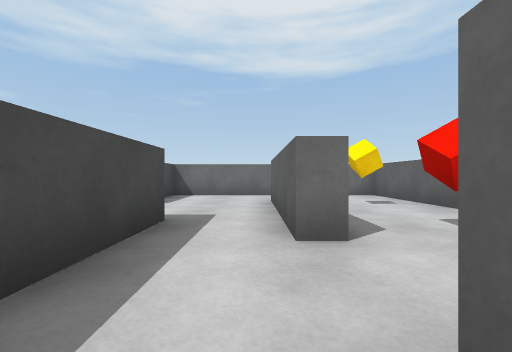
[1] (above)

24 first-person views from a walk through a scene from a Unity 3-D project. The camera is 0.62 m above the floor, looks level and sees 90° across. The floor is counted in squares, 1 m on a side. Each view is taken from the middle of a square. On the plan, view 1 faces up. The plan holds only what a view shows up to about 9 squares ahead; the rest is blank. The player character is not drawn.

[2]
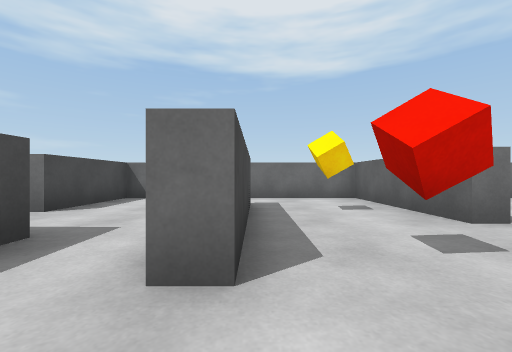

[3]
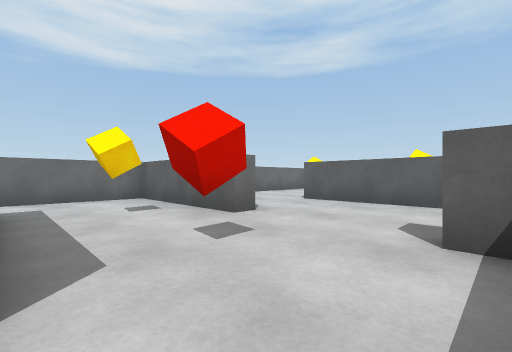

[4]
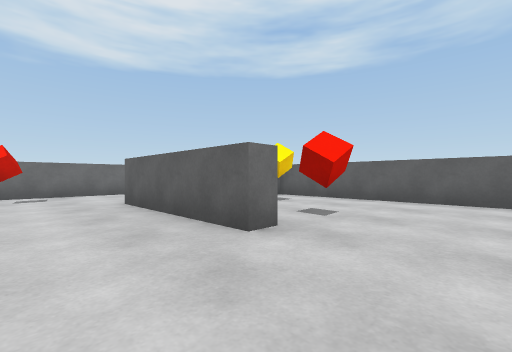

[5]
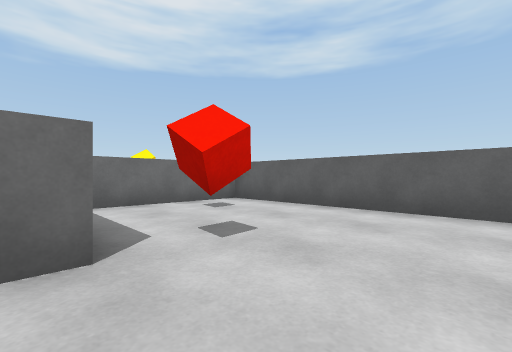

[6]
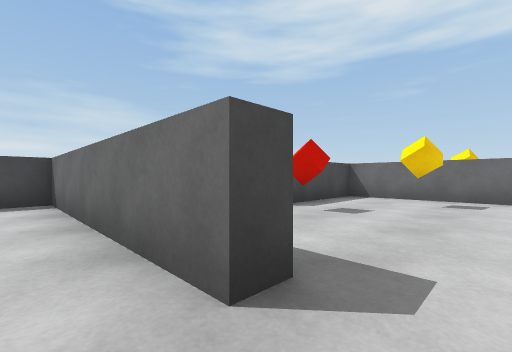

[7]
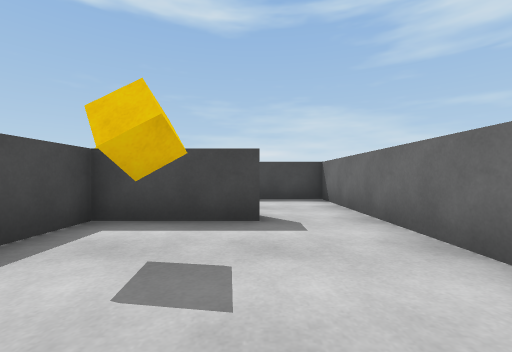

[8]
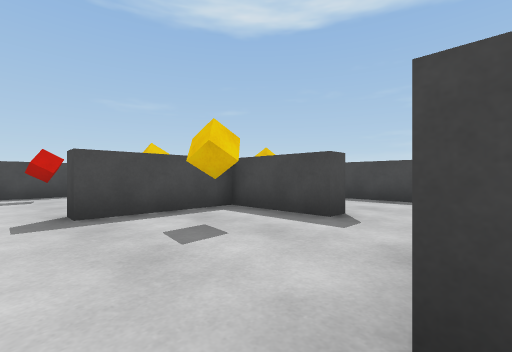

[9]
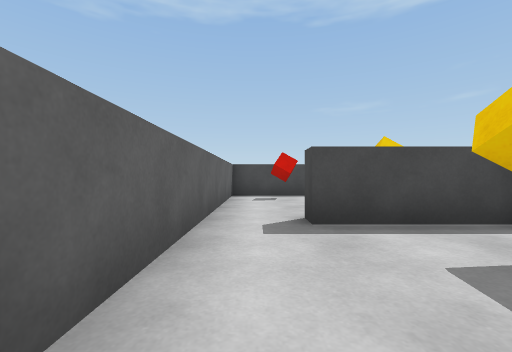

[10]
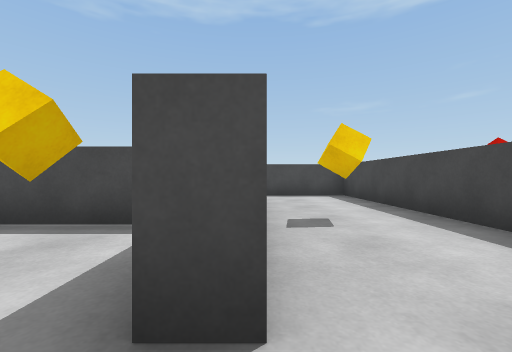

[11]
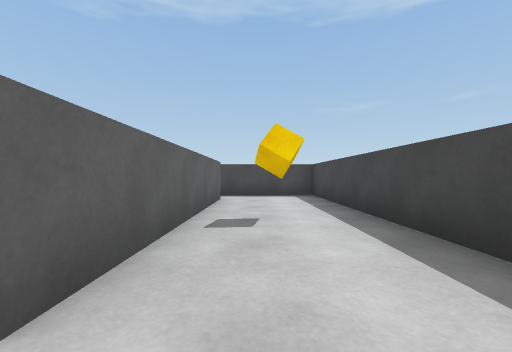

[12]
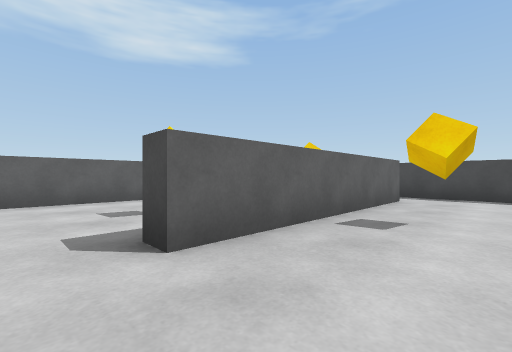

[13]
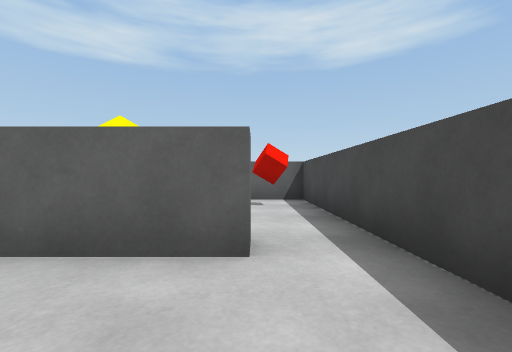

[14]
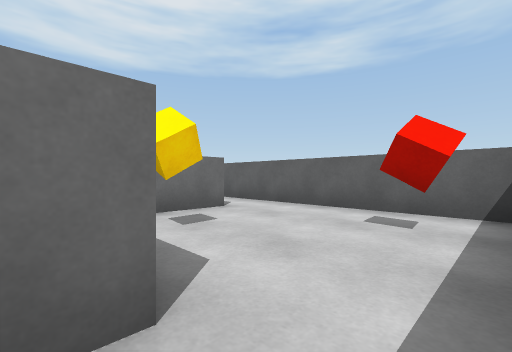

[15]
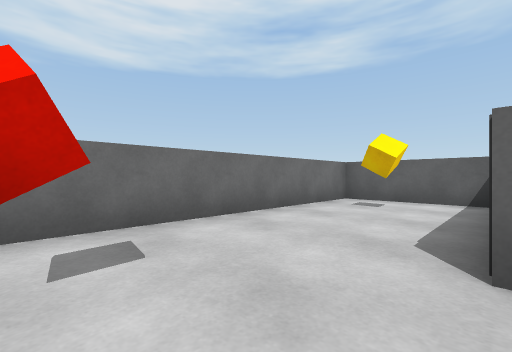

[16]
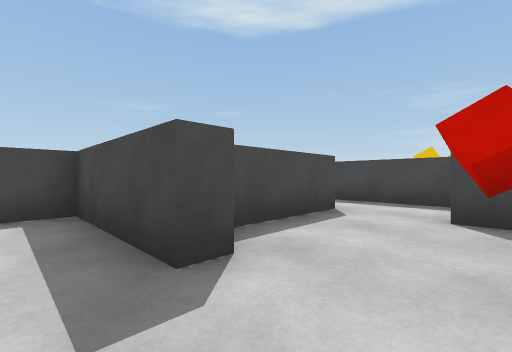

[17]
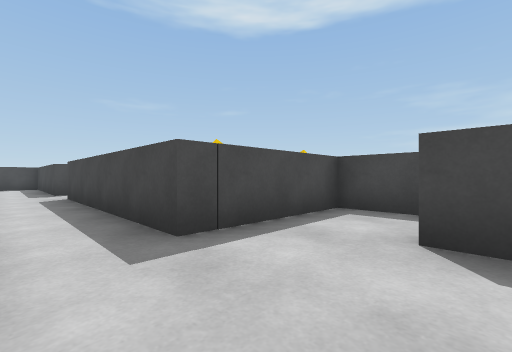

[18]
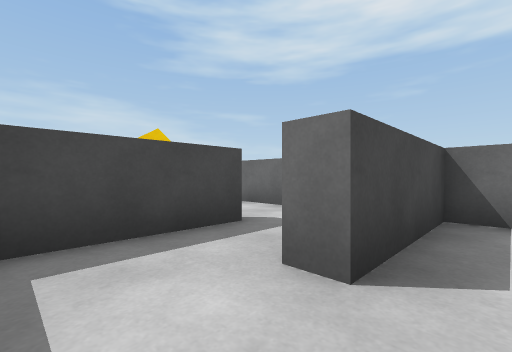

[19]
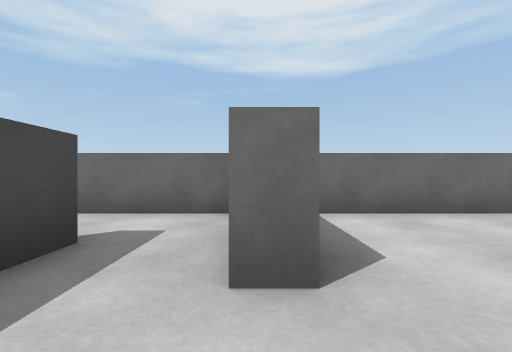

[20]
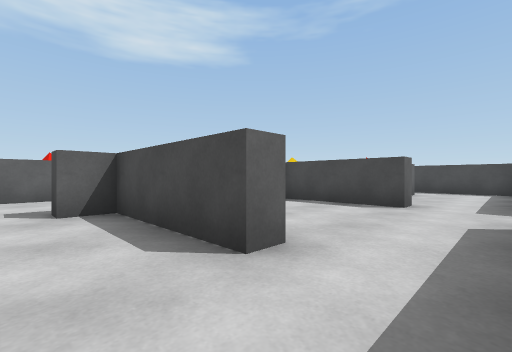

[21]
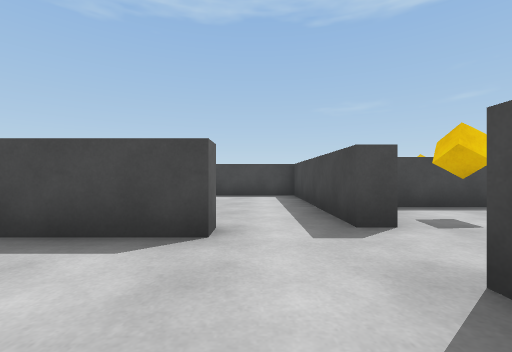

[22]
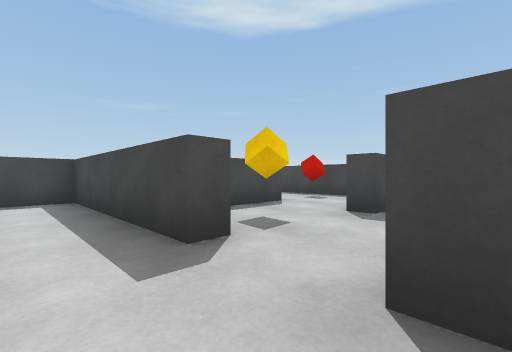

[23]
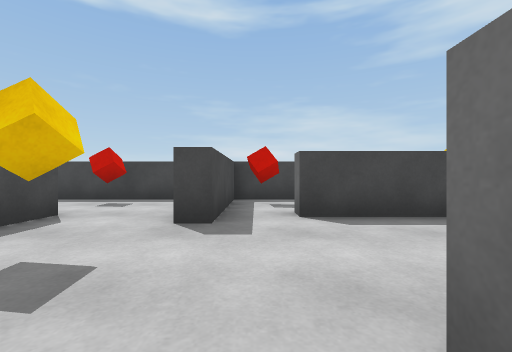

[24]
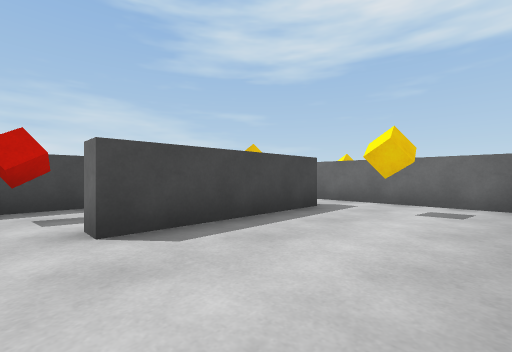

### Floor plan
Points are (right, up) in squares from view 1. A wall is a line through its corners. A room is listed if a view was taken in it or the views show most of it. See-through windows are left out.
Room 1 (views 1, 20)
walls: (-1.3, 2.4) (-1.3, -0.5); (0.5, 0) (0.5, 0.6)
ways out: opening at (1, 1.5) to room 2; opening at (-0.5, 3) to room 6; opening at (-0.5, 0) to room 7
Room 2 (views 2, 3, 4, 5, 8, 16)
walls: (7.5, 1.1) (7, 1.1) (7, 5.1); (10, -1.6) (10, -2.2); (4.4, 4.3) (3.7, 4.3); (11.8, -1) (11.8, 4.6) (7.5, 4.6) (7.5, 1.6); (0.5, 0.6) (3.7, 0.6) (3.7, 1.4) (4.2, 1.4) (4.2, -1.7) (5, -1.7); (0.9, 4.4) (0.9, 2.4) (0.5, 2.4)
ways out: opening at (1, 1.5) to room 1; opening at (11, -2) to room 3; opening at (5.5, 5) to room 5; opening at (2.5, 5.5) to room 9
objects: red cube (2, 3); red cube (8, 1); cube (10, 3)
Room 3 (views 6, 7, 9)
walls: (7.5, -4) (7.5, -6.3) (10.3, -6.3) (10.3, -6.8); (10, -2.2) (7.6, -2.2); (11.8, -7.4) (11.8, -3)
ways out: opening at (11, -2) to room 2; opening at (7, -3) to room 4; opening at (11, -7) to room 8
objects: cube (9, -5)
Room 4 (views 10, 11, 12, 13, 14)
walls: (7.5, -10) (7, -10) (7, -4) (7.5, -4); (7.6, -2.2) (4.2, -2.2) (4.2, -11.3) (7.4, -11.3)
ways out: opening at (7, -3) to room 3; opening at (7, -10.5) to room 8
objects: cube (6, -7)
Room 5 (view 15)
walls: (11.8, 5.2) (11.8, 8.2) (5, 8.2)
ways out: opening at (5.5, 5) to room 2
objects: red cube (5, 7); cube (10, 7)
Room 6 (views 17, 18, 19)
walls: (-3.5, 3.6) (-1.3, 3.6) (-1.3, 2.4); (0.5, 2.4) (0.5, 6.5); (0.5, 8.2) (-2.6, 8.2) (-2.6, 5.4) (-3.2, 5.4)
ways out: opening at (-0.5, 3) to room 1; opening at (1, 7) to room 9; opening at (-3, 4.5) to room 12
Room 7 (views 21, 22, 23, 24)
walls: (-1.8, -4) (-1.3, -4) (-1.3, -9.1) (1.2, -9.1); (0.5, -4.1) (0.5, -3.6) (3.5, -3.6); (-1.3, -0.5) (-1.3, -2.5); (-4.4, -3.6) (-4.4, -4.1); (-5.1, -6.3) (-2.8, -6.3); (-2, 3.1) (-4.6, 3.1); (-4.9, 1.8) (-4.9, -2.2)
ways out: opening at (-0.5, 0) to room 1; opening at (-5, -5) to room 10; opening at (-5, -3); opening at (-5, 2); opening at (1, -8)
objects: cube (-3, -5); cube (-3, 1)
Room 8 (no view inside)
walls: (10.3, -6.8) (8.8, -6.8); (7.4, -11.3) (11.8, -11.3) (11.8, -7.4)
ways out: opening at (11, -7) to room 3; opening at (7, -10.5) to room 4
objects: cube (8, -8); red cube (10, -10)
Room 9 (no view inside)
walls: (0.9, 6.4) (0.9, 4.4); (3.7, 4.3) (3.7, 8.2) (0.5, 8.2)
ways out: opening at (2.5, 5.5) to room 2; opening at (1, 7) to room 6
objects: cube (2, 5)
Room 10 (no view inside)
walls: (-7.7, -5.1) (-7.7, -6.5)
ways out: opening at (-5, -5) to room 7; opening at (-6.5, -6)
objects: red cube (-7, -6)
Room 11 (no view inside)
walls: (-4.7, 6.5) (-4.7, 5.5); (-3.4, 8.2) (-5.6, 8.2)
ways out: opening at (-4, 6) to room 12; opening at (-5, 7)
Room 12 (no view inside)
walls: (-4.7, 5.5) (-4.7, 3.6) (-3.5, 3.6)
ways out: opening at (-3, 4.5) to room 6; opening at (-4, 6) to room 11

Positions as (right, up) in squares from view 1, and headings:
1: (0, 0), facing up
2: (1, 1), facing up
3: (1, 1), facing up-right
4: (5, -1), facing up-right
5: (7, -1), facing up-right
6: (11, -3), facing up-left
7: (11, -4), facing left
8: (11, -2), facing down-left
9: (11, -3), facing down
10: (7, -3), facing down
11: (6, -3), facing down
12: (5, -3), facing down-right
13: (5, -10), facing right
14: (7, -11), facing up-right
15: (5, 5), facing up-right
16: (5, 3), facing down-left
17: (0, 6), facing down-left
18: (-2, 4), facing up-left
19: (-3, 4), facing up
20: (-1, 2), facing down-right
21: (0, -1), facing down
22: (0, -2), facing down-left
23: (-1, -3), facing left
24: (-2, -3), facing up-left
